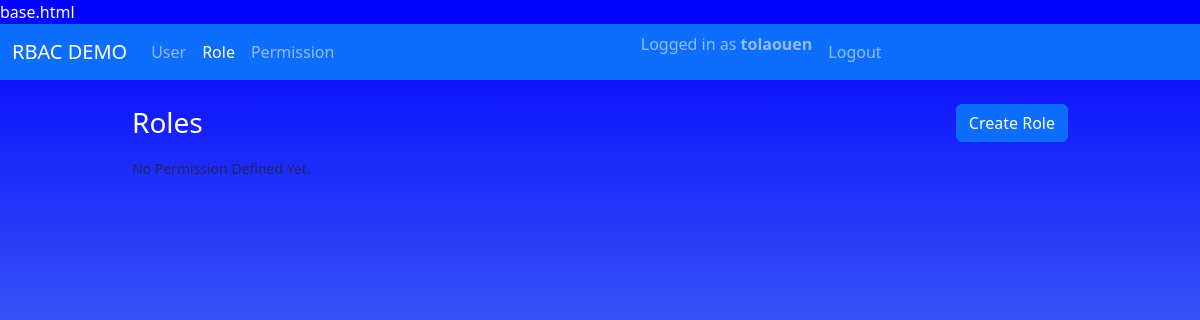
Page /roles/ (signed in) on the earlier database version.
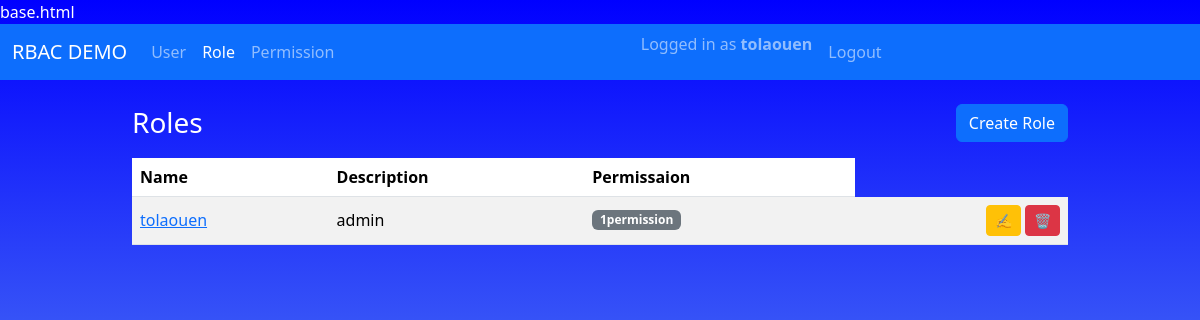
Same page on the later database version.
### app/models/user.py (models this page shows, shortened)
class User(UserMixin, db.Model):
    __tablename__ = "users"
    id = db.Column(db.Integer, primary_key=True)
    username = db.Column(db.String(80), unique=True, nullable=False)
    email = db.Column(db.String(120), unique=True, nullable=False)
    full_name = db.Column(db.String(120), nullable=False)
    is_active = db.Column(db.Boolean, default=True, nullable=False)
    password_hash = db.Column(db.String(120), nullable=False)
    created_at = db.Column(db.DateTime, default=datetime.utcnow, nullable=False)
    updated_at = db.Column(db.DateTime, default=datetime.utcnow, onupdate=datetime.utcnow, nullable=False)
    roles = db.relationship("Role", secondary=user_roles, back_populates="users")

### app/models/role.py (models this page shows, shortened)
class Role(db.Model):
    __tablename__ = "roles"
    id = db.Column(db.Integer, primary_key=True)
    name = db.Column(db.String(80), unique=True, nullable=False)
    description = db.Column(db.String(255))
    created_at = db.Column(db.DateTime, default=datetime.utcnow, nullable=False)
    updated_at = db.Column(db.DateTime, default=datetime.utcnow, onupdate=datetime.utcnow, nullable=False)
    users = db.relationship("User", secondary=user_roles, back_populates="roles")
    permissions = db.relationship("Permission", secondary=role_permissions, back_populates="roles")

### app/routes/role.py (the view)
@role_bp.route("/")
@login_required
def index():
    roles = ServiceRole.get_role()
    return render_template("roles/index.html", roles=roles)

### app/services/role.py (called while the page is built)
    @staticmethod
    def get_role() -> List[Role]:
        return Role.query.order_by(Role.id).all()

### app/templates/roles/index.html (shortened to what this page needs)
{% extends "layouts/base.html" %}
{% block content %}
<div class="d-flex justify-content-between align-items-center mb-3">
    <h1 class="h3 mb-0">Roles</h1>
    <a href="{{ url_for('roles.create') }}" class="btn btn-primary">
        Create Role
    </a>
</div>
{% if roles %}
<table class="table table-striped align-middle">
    <thead>
        <tr>
            <th>Name</th>
            <th>Description</th>
            <th>Permissaion</th>
        </tr>
    </thead>
    <tbody>
        {% for role in roles %}
        <tr>
            <td>
                <a href="{{ url_for('roles.detail', role_id=role.id) }}">
                    {{ role.name }}
                </a>
            </td>
            <td>{{ role.description or "-"}}</td>
            <td>
                {% if role.permissions %}
                <span class="badge bg-secondary">
                    {{ role.permissions|length }}permission{{ role.permissions|length != 1 and 's' or ''}}
                </span>
                {% else %}
                <span class="text-muted small">No Permissions</span>
                {% endif %}
            </td>
            <td class="text-end">
                <a href="{{ url_for('roles.edit', role_id=role.id)}}" class="btn btn-sm btn-warning">✍️</a>
                <a href="{{ url_for('roles.delete_confirm', role_id=role.id)}}" class="btn btn-sm btn-danger">🗑️</a>
            </td>
        </tr>
        {% endfor %}
    </tbody>
</table>
{% else %}
<p class="text-muted small">No Permission Defined Yet.</p>
{% endif %}
{% endblock %}

### app/templates/layouts/base.html (shortened to what this page needs)
<!doctype html>
<html lang="en">
<head>
    <link href="https://cdn.jsdelivr.net/npm/bootstrap@5.3.3/dist/css/bootstrap.min.css" rel="stylesheet" />
    <link rel="stylesheet" href="{{ url_for('static', filename='css/style.css') }}" />
</head>
<body>
    <nav class="navbar navbar-expand-lg navbar-dark bg-primary mb-4">
        <div class="container-fluid">
            <a class="navbar-brand" href="#">RBAC DEMO</a>
            <div class="collapse navbar-collapse" id="navbarMain">
                <ul class="navbar-nav me-auto mb-2 mb-lg-0">
                    <li class="nav-item">
                        <a class="nav-link {% if request.blueprint == 'users' %}active{% endif %}"
                           href="{{ url_for('users.index') }}"
                        >
                            User
                        </a>
                    </li>
                    <li class="nav-item">
                        <a class="nav-link {% if request.blueprint == 'roles' %}active{% endif %}"
                           href="{{ url_for('roles.index') }}"
                        >
                            Role
                        </a>
                    </li>
                    <li class="nav-item">
                        <a class="nav-link {% if request.blueprint == 'permissions' %}active{% endif %}"
                           href="{{ url_for('permissions.index') }}"
                        >
                            Permission
                        </a>
                    </li>
                </ul>
                 <ul class="navbar-nav me-auto mb-2 mb-lg-0">
                    {% if current_user.is_authenticated %}
                    <li class="nav-item">
                        <span class="navbar-text me-2">
                            Logged in as <strong>{{ current_user.username }}</strong>
                        </span>
                    </li>
                    <li class="nav-item">
                        <a  class="nav-link" href="{{ url_for('auth.logout')}}">Logout</a>
                    </li>
                    {% else %}
                    <li class="nav-item">
                        <a class="nav-link" href="{{ url_for('auth.login') }}">Login</a>
                    </li>
                    {% endif %}
                 </ul>
            </div>
        </div>
    </nav>
    <main class="container">
        {% block content %}{% endblock %}
    </main>
</body>
</html>

### app/static/css/style.css (style rules this page uses)
body { background: linear-gradient(blue, skyblue); color: white; }
main.container { max-width: 960px; }
.table td, .table th { vertical-align: middle; }

Differences in the rows shown:
added Role: name "tolaouen", description "admin", permissions|length "1"
Other differences:
text no longer shown: "No Permission Defined Yet."
text now shown: "Name Description Permissaion"
